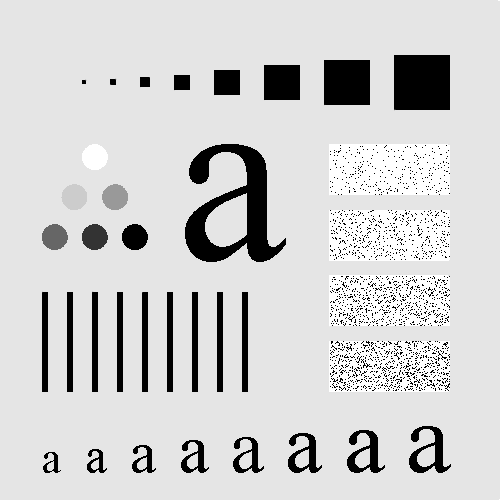
#> input picture Aula 5/Figuras/Fig0333a.tif, 500 x 500 px
$ jupyter execute Aula5.ipynb
#> lines starting #> are read from the running program, lines starting #| are printed output that depends on the picture; after the words box and inside, x2 and y2 are one past the last pixel; in counts of white or black regions, pixels touching at a corner belong together
[cell 1]
import cv2
import numpy as np
import matplotlib.pyplot as plt

# Exercise 1
### Mean Filter

[cell 2]
img_ex1 = cv2.imread("Figuras/Fig0333a.tif", cv2.IMREAD_GRAYSCALE)
#> img_ex1 is the input picture: shape (500, 500); min 0, max 255, mean 207.4
(h, w) = img_ex1.shape
#> h = 500; w = 500

[cell 3]
m = 25
d= int((m-1)/2)
kernel = np.ones((m,m),dtype ="float")/m**2

img_out =np.zeros((h,w),dtype = "uint8")

[cell 4]
for i in range(d,h-d):
    for j in range (d,w-d):
        secao_img = img_ex1[i-d:i+d+1,j-d:j+d+1]

        product =kernel*secao_img
        sum = product.sum()

        img_out[i,j]= sum.astype("uint8")
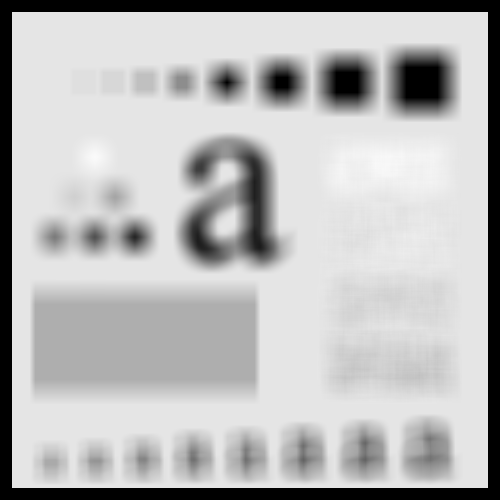
#> img_out: shape (500, 500); min 0, max 250, mean 185.7

[cell 5]
plt.subplot(1,2,1)
plt.imshow(img_ex1, cmap='gray')
plt.title('Original Image')
plt.axis('off')

plt.subplot(1,2,2)
plt.imshow(img_out, cmap='gray')
plt.title('Smooth Image')
plt.axis('off')

plt.show()
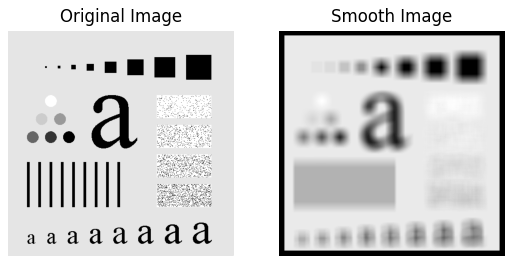
#> figure drawn by matplotlib, 2 panels

# Exercise 2
### Mean Filter

[cell 6]
img_ex2 = cv2.imread("Figuras/Fig0334a.tif", cv2.IMREAD_GRAYSCALE)
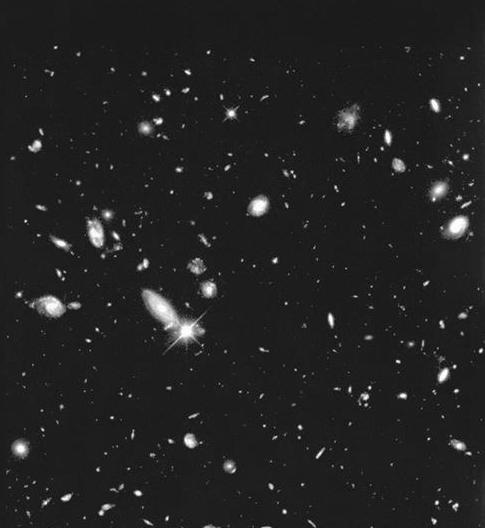
#> input picture Aula 5/Figuras/Fig0334a.tif, 485 x 528 px
#> img_ex2 is the input picture: shape (528, 485); min 0, max 255, mean 34.5
(h, w) = img_ex2.shape
#> h = 528; w = 485

m = 15
d= int((m-1)/2)
kernel = np.ones((m,m),dtype ="float")/m**2

img_filter=np.zeros((h,w),dtype = "uint8")

for i in range(d,h-d):
    for j in range (d,w-d):
        secao_img = img_ex2[i-d:i+d+1,j-d:j+d+1]

        product =kernel*secao_img
        sum = product.sum()

        img_filter[i,j]= sum.astype("uint8")
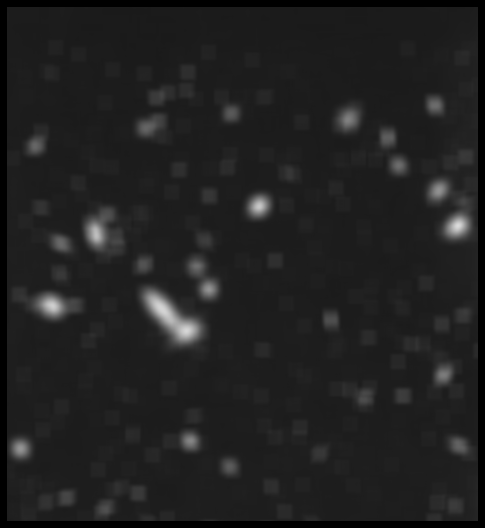
#> img_filter: shape (528, 485); min 0, max 219, mean 32.3


fig_bin =np.where(img_filter>img_filter.max()*0.35,255,0)
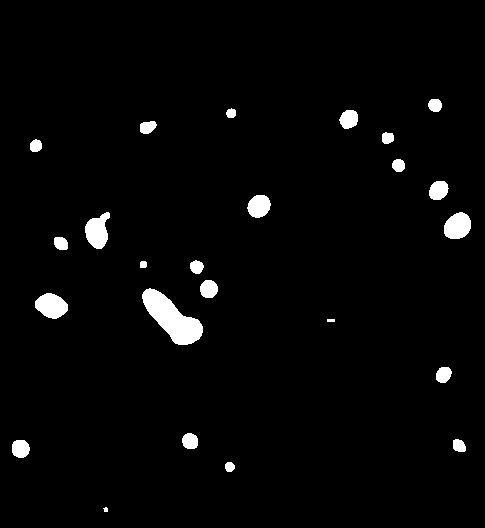
#> fig_bin: shape (528, 485) int64; 2.7% white; 24 white regions (1 under 20 px), largest, box (x1, y1, x2, y2) and area: (142, 288, 203, 345) 1703, (85, 212, 110, 249) 614, (35, 293, 68, 319) 614

fig_out =np.where(fig_bin==255,img_ex2,0)
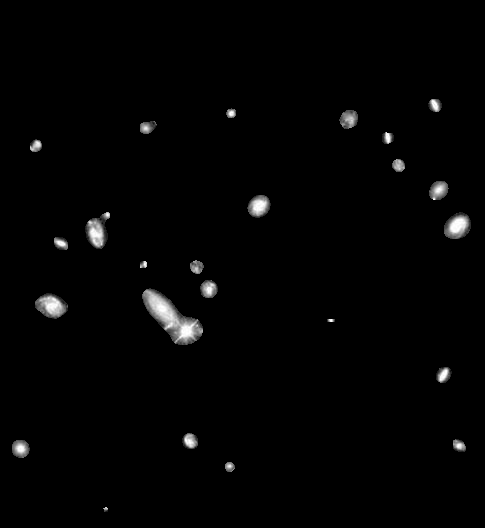
#> fig_out: shape (528, 485); min 0, max 255, mean 3.8
plt.figure(figsize=(15,10))
plt.subplot(1,4,1)
plt.imshow(img_ex2, cmap='gray')
plt.title('Original Image')
plt.axis('off')

plt.subplot(1,4,2)
plt.imshow(img_filter, cmap='gray')
plt.title('Smooth')
plt.axis('off')

plt.subplot(1,4,3)
plt.imshow(fig_bin, cmap='gray')
plt.title('Binnary')
plt.axis('off')

plt.subplot(1,4,4)
plt.imshow(fig_out, cmap='gray')
plt.title('Final')
plt.axis('off')

plt.tight_layout()
plt.show()

# Exercise 3
### Mean Filter

[cell 7]
img_ex3 = cv2.imread("Figuras/Fig0335a.tif", cv2.IMREAD_GRAYSCALE)
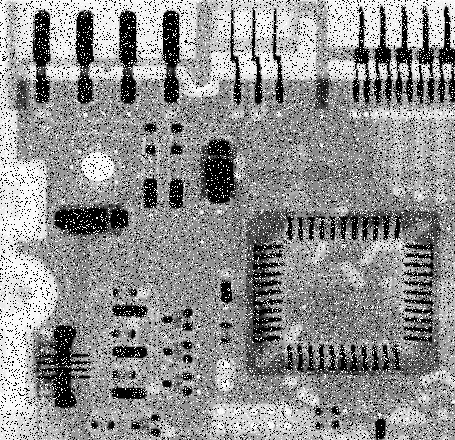
#> input picture Aula 5/Figuras/Fig0335a.tif, 455 x 440 px
#> img_ex3 is the input picture: shape (440, 455); min 0, max 255, mean 144.1
(h, w) = img_ex3.shape
#> h = 440; w = 455

m = 3
d= int((m-1)/2)
kernel = np.ones((m,m),dtype ="float")/m**2

img_filter=np.zeros((h,w),dtype = "uint8")

for i in range(d,h-d):
    for j in range (d,w-d):
        secao_img = img_ex3[i-d:i+d+1,j-d:j+d+1]

        product =kernel*secao_img
        sum = product.sum()

        img_filter[i,j]= sum.astype("uint8")
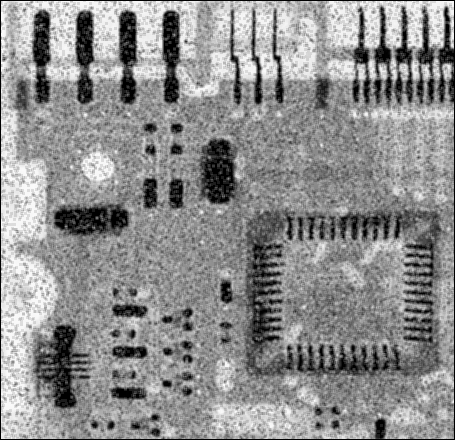
#> img_filter: shape (440, 455); min 0, max 253, mean 141.9

plt.figure(figsize=(15,10))
plt.subplot(1,2,1)
plt.imshow(img_ex3, cmap='gray')
plt.title('Original Image')
plt.axis('off')

plt.subplot(1,2,2)
plt.imshow(img_filter, cmap='gray')
plt.title('Smooth')
plt.axis('off')


plt.tight_layout()
plt.show()

# Exercise 4
### Median Filter

[cell 8]
img_ex4 = cv2.imread("Figuras/Fig0335a.tif", cv2.IMREAD_GRAYSCALE)
(h, w) = img_ex3.shape

m = 3
d= int((m-1)/2)

img_filter=np.zeros((h,w),dtype = "uint8")

for i in range(d,h-d):
    for j in range (d,w-d):
        secao_img = img_ex3[i-d:i+d+1,j-d:j+d+1]
        img_filter[i,j]=np.median(secao_img)
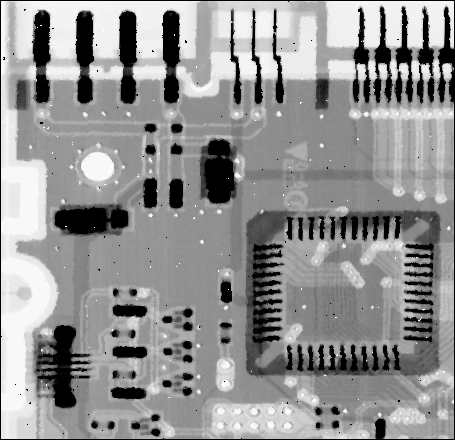
#> img_filter: shape (440, 455); min 0, max 255, mean 146.4

plt.figure(figsize=(15,10))
plt.subplot(1,2,1)
plt.imshow(img_ex3, cmap='gray')
plt.title('Original Image')
plt.axis('off')

plt.subplot(1,2,2)
plt.imshow(img_filter, cmap='gray')
plt.title('Smooth')
plt.axis('off')


plt.tight_layout()
plt.show()
